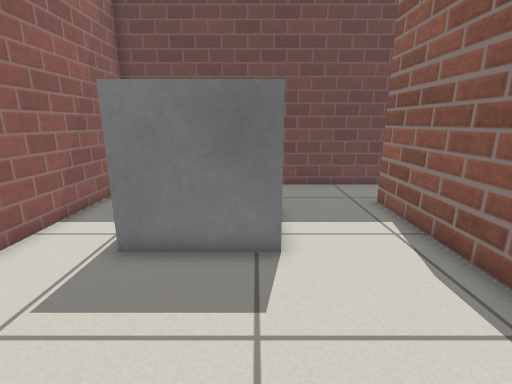
view 1 (above)

18 first-person views from a walk through a world built for the Gazebo simulator. The camera is 0.78 m above the floor, tilts 14° down and sees 85° across. The floor is counted in squares, 0.25 m on a side. Each view is taken from the middle of a square. On the plan, view 1 faces up. The plan holds only what a view shows up to about 20 squares ahead; the rest is blank. Simple patterns stand in for the simulator's built-in surfaces.

view 2
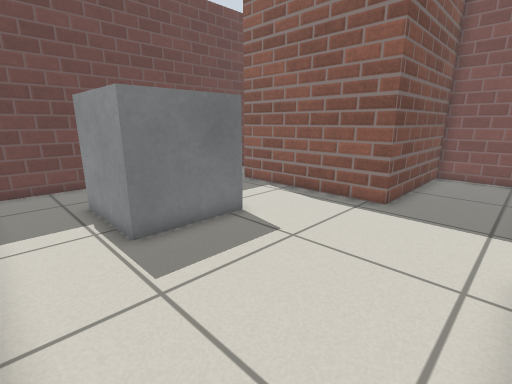

view 3
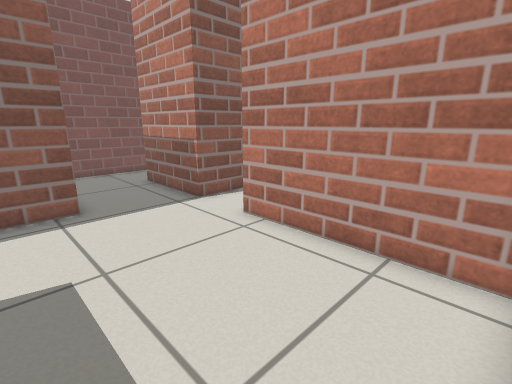

view 4
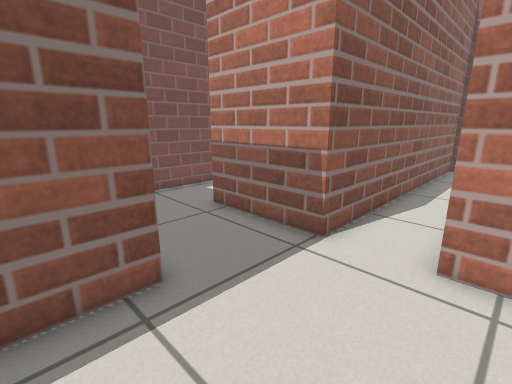

view 5
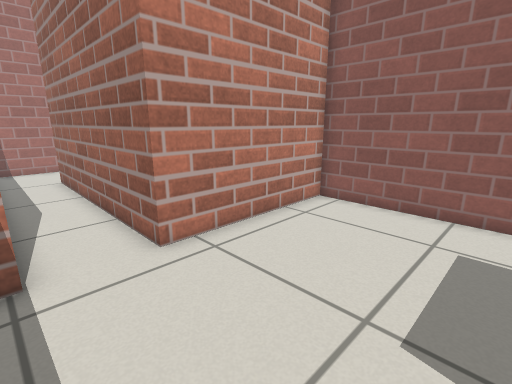

view 6
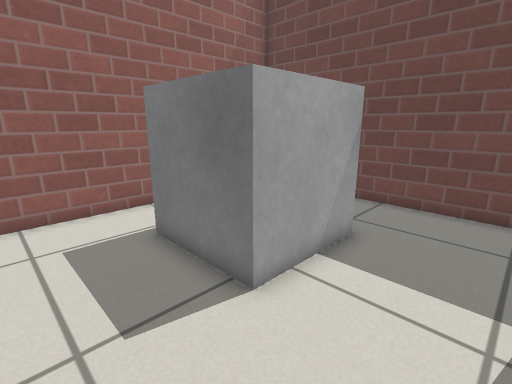

view 7
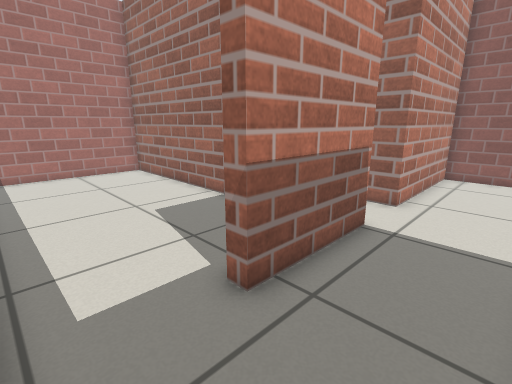

view 8
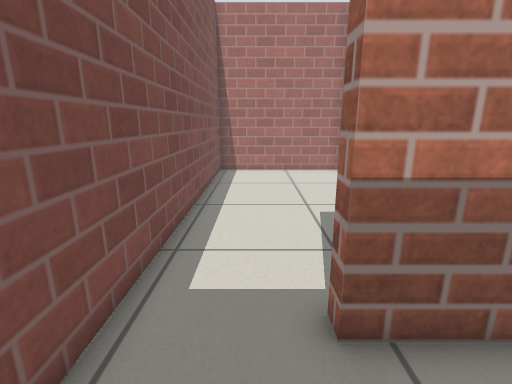

view 9
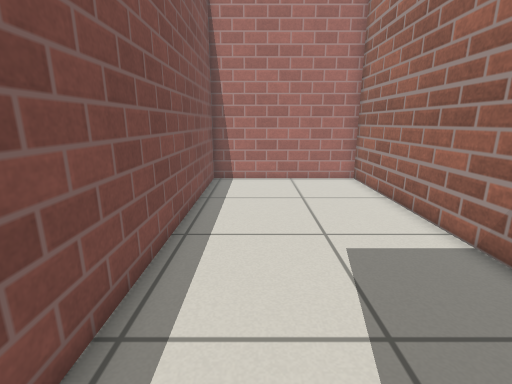

view 10
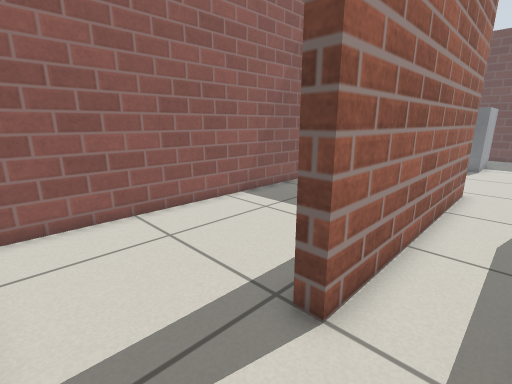

view 11
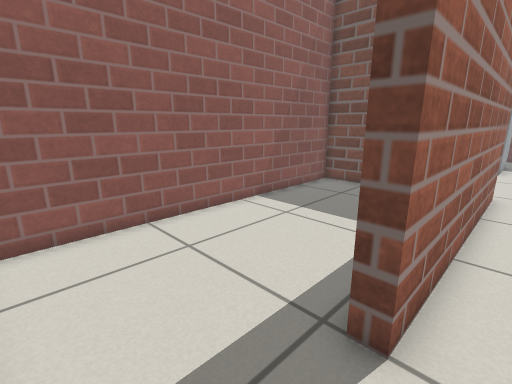

view 12
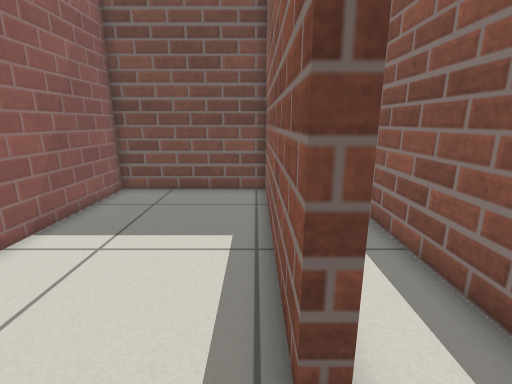

view 13
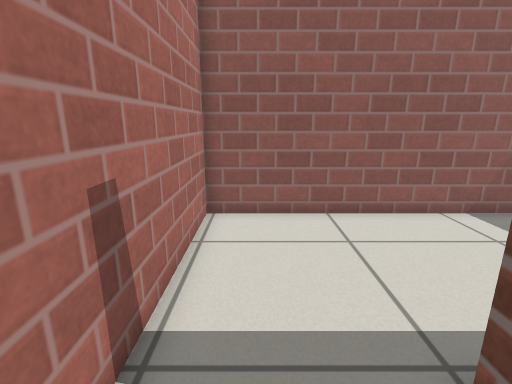

view 14
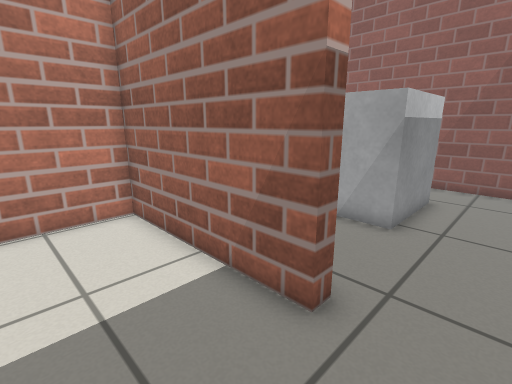

view 15
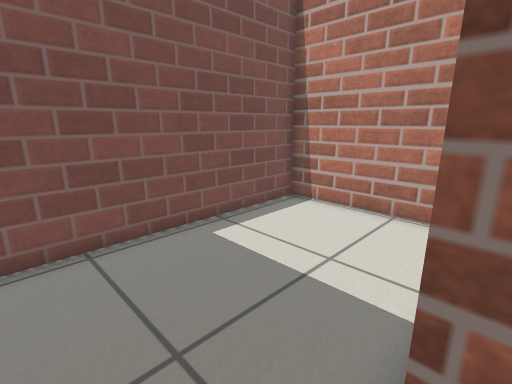

view 16
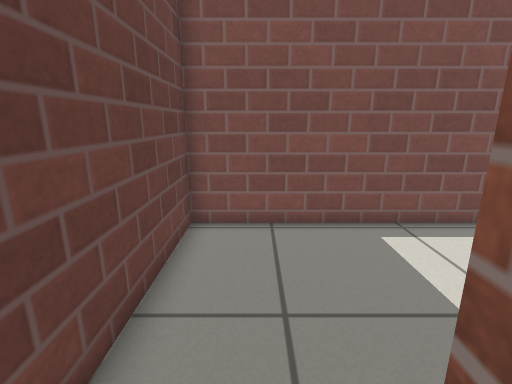

view 17
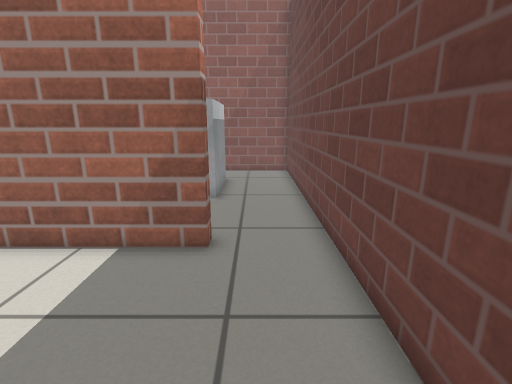

view 18
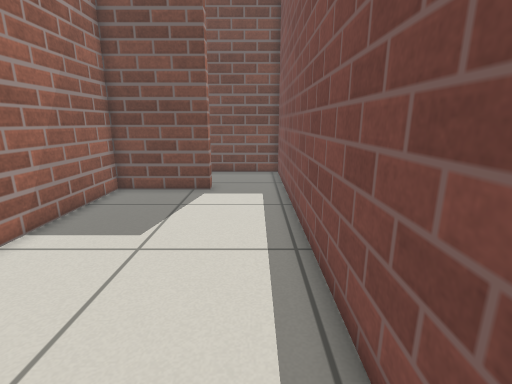

### Floor plan
Key: @ floor where view 1 was taken; # wall or solid block; . floor; B grey box.
Columns run from 7 left of view 1 to 13 right of it. Each row starts with its distance up from view 1.
 14 #####################
 13 #...................#
 12 #...................#
 11 #...................#
 10 #...BBBB....#.......#
  9 #...B  B....#.......#
  8 #...B  B....#.......#
  7 #...B  B....#.......#
  6 #...BBBB....#.......#
  5 #...........#.......#
  4 #...........#.......#
  3 #...........#########
  2 #...................#
  1 #...................#
  0 #......@............#
 -1 #...................#
 -2 #########..#####....#
 -3 #.......#..#........#
 -4 #.......#..#........#
 -5 #.......#..#........#
 -6 #.......#..#........#
 -7 #.......#..#........#
 -8 #.......#..#........#
 -9 #.......#..#........#
-10 #.......#..#........#
-11 #.......#..#........#
-12 #.......#..#........#
-13 #..........#........#
-14 #..........#........#
-15 #..........#........#
-16 #..........#........#
-17 #####################

Positions as (right, up) in squares from view 1, and headings:
1: (0, 0), facing up
2: (-6, -1), facing up-right
3: (-6, 5), facing down-right
4: (0, 5), facing down-right
5: (4, 5), facing down-left
6: (4, 3), facing up-left
7: (12, 2), facing down-left
8: (10, 2), facing down
9: (10, -1), facing down
10: (3, -16), facing up-left
11: (2, -16), facing up-left
12: (0, -15), facing up
13: (3, -15), facing left
14: (9, 13), facing down-left
15: (5, 13), facing down-right
16: (4, 12), facing right
17: (12, 12), facing left
18: (11, -15), facing up
